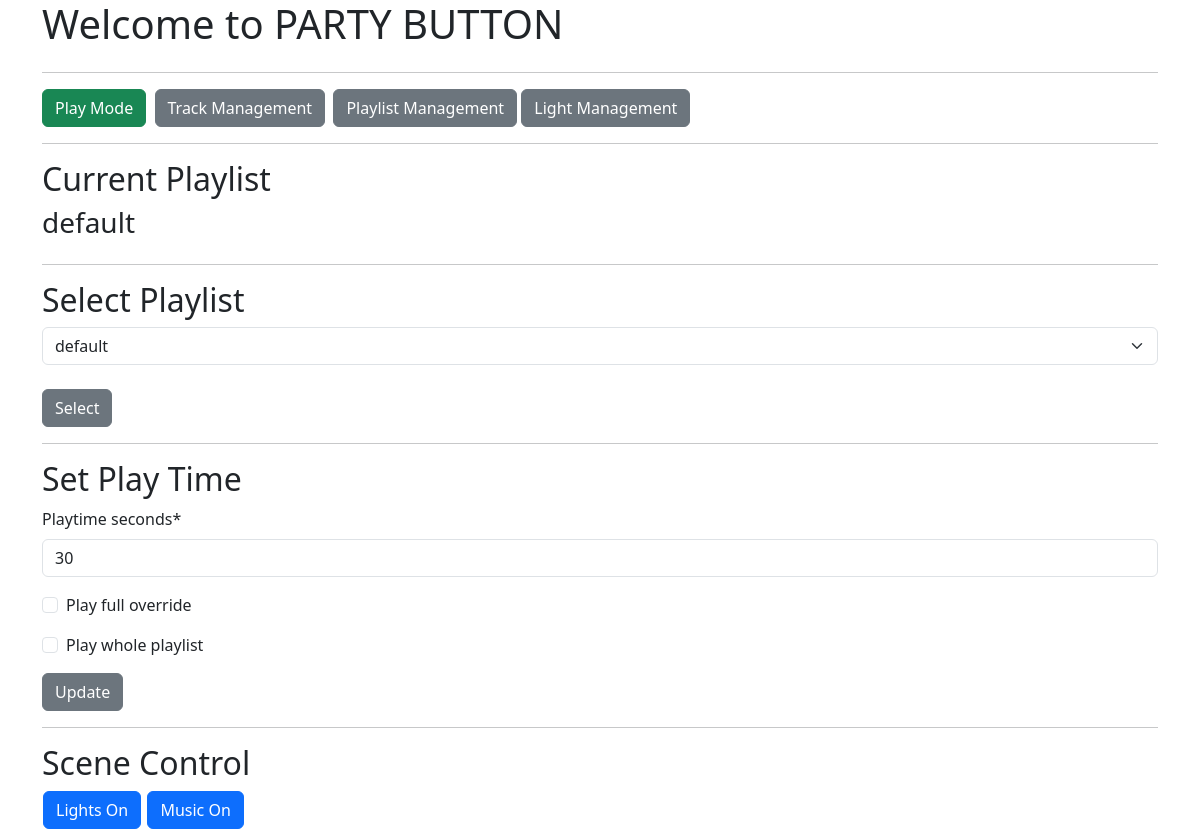
Before: /selectplaylist/ with the older database file.
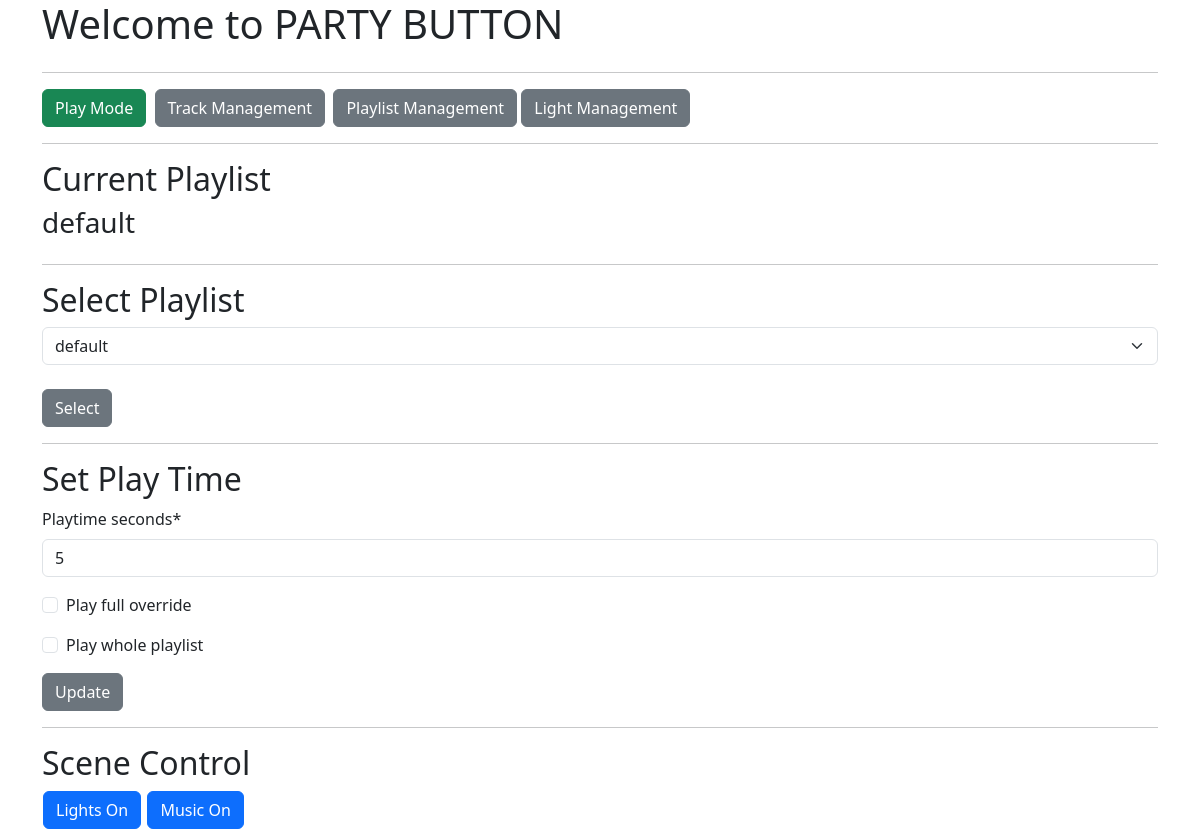
After: the same page with the newer database file.
### mp3_manager/models.py (models this page shows, shortened)
class Playtime(models.Model):
    playtime_seconds = models.IntegerField(blank=False, null=False,
                                  default=20,
                                  validators=[MinValueValidator(0),
                                              MaxValueValidator(600)])
    play_full_override = models.BooleanField(blank=False, null=False,
                                             default=False)
    play_whole_playlist = models.BooleanField(blank=False, null=False,
                                             default=False)
    playlist_selection = models.ForeignKey(Playlist, null=True,
                                           on_delete=models.PROTECT)
    lights_only = models.BooleanField(blank=False, null=False,
                                             default=False)
    music_only = models.BooleanField(blank=False, null=False,
                                             default=False)

class Playlist(models.Model):
    name = models.CharField(max_length=256)
    class Meta:
        ordering = ["name"]
    def __str__(self):
        return self.name

### mp3_manager/views.py (the view, shortened to what this page needs)
# urls.py: path("selectplaylist/", views.IndexView.as_view(), name='selectplaylist'),
class IndexView(generic.ListView, FormMixin):
    form_class = PlaytimeForm
    template_name = "mp3_manager/index.html"
    context_object_name = "tracks_list"
    def get(self, request):
        playlists = Playlist.objects.all()
        playtime = Playtime.objects.all()[0]
        return render(request, self.template_name,
                      {"playtime": playtime,
                       "playtimeform": PlaytimeForm(instance=playtime),
                       "playlists": playlists})

### mp3_manager/form.py
class PlaytimeForm(ModelForm):
    class Meta:
        model = Playtime
        fields = ["playtime_seconds", "play_full_override", "play_whole_playlist"]

### mp3_manager/templates/mp3_manager/index.html (shortened to what this page needs)
{% extends "./base.html" %}
{% load crispy_forms_tags %}
{% block content %}
  <div class="row">
    <div class="col">
      <a href="/"><button type="button" class="btn btn-success">Play Mode</button></a>&nbsp;
      <a href="/tracks"><button type="button" class="btn btn-secondary">Track Management</button></a>&nbsp;
      <a href="/playlists"><button type="button" class="btn btn-secondary">Playlist Management</button></a>
      <a href="/lights"><button type="button" class="btn btn-secondary">Light Management</button></a>
    </div>
  </div>
  <hr>
  <div class="row">
    <div class="col">
      <h2>Current Playlist</h2>
      <h3>{{ playtime.playlist_selection }}</h3>
    </div>
  </div>
  <hr>
  <div class="row">
    <div class="col">
       <h2>Select Playlist</h2>
       <form id="selectplaylist_form" id="selectplaylist_form" action={% url 'mp3_manager:selectplaylist' %} method="post" enctype="multipart/form-data">
        <select  class="form-select"  id="playlist_selection" name="playlist_selection">
        {% for playlist in playlists %}
          <option value="{{ playlist.pk }}">{{ playlist }}</option>
        {% endfor %}
        </select><br>
        <input class="btn btn-secondary" type="submit" form="selectplaylist_form" value="Select" id="selectplaylist_submit" name="selectplaylist_submit"></input>
       </form>
    </div>
  </div>
  <hr>
  <div class="row">
      <div class="col">
         <h2>Set Play Time</h2>
         <form id="playtime_form" id="name_form" action={% url 'mp3_manager:index' %} method="post" enctype="multipart/form-data">
          {{ playtimeform|crispy }}
         <input class="btn btn-secondary" type="submit" form="playtime_form" value="Update" id="playtime_update" name="playtime_update"></input>
         </form>
      </div>
  </div>
  <hr>
  <div class="row">
    <div class="col">
      <h2>Scene Control</h2>
      <table>
      <tr>
      <td>
      <form id="lightsctl_form" id="lightsctl_form" action={% url 'mp3_manager:index' %} method="post" enctype="multipart/form-data">
        {% if playtime.lights_only == True %}
          <input type="submit" class="btn btn-success" value="Lights Only" form="lightsctl_form" id="lightsctl_submit" name="lightsctl_submit">
        {% else %}
          {% if playtime.music_only == True %}
            <input type="submit" class="btn btn-danger" value="Lights Off" form="lightsctl_form" id="lightsctl_submit" name="lightsctl_submit">
          {% else %}
            <input type="submit" class="btn btn-primary" value="Lights On" form="lightsctl_form" id="lightsctl_submit" name="lightsctl_submit">
          {% endif %}
        {% endif %}
      </form>
      </td>
      <td>
        <form id="musicctl_form" id="musicctl_form" action={% url 'mp3_manager:index' %} method="post" enctype="multipart/form-data">
          {% if playtime.music_only == True %}
          &nbsp;<input type="submit" class="btn btn-success" value="Music Only" form="musicctl_form" id="musicctl_submit" name="musicctl_submit">
        {% else %}
          {% if playtime.lights_only == True %}
          &nbsp;<input type="submit" class="btn btn-danger" value="Music Off" form="musicctl_form" id="musicctl_submit" name="musicctl_submit">
          {% else %}
          &nbsp;<input type="submit" class="btn btn-primary" value="Music On" form="musicctl_form" id="musicctl_submit" name="musicctl_submit">
          {% endif %}
        {% endif %}
      </form>
      </td>
      </tr>
      </table>
    </div>
</div>
{% endblock %}

### mp3_manager/templates/mp3_manager/base.html (shortened to what this page needs)
{% load static %}
<!DOCTYPE html>
<html>
<head>
    <link rel="stylesheet" href="{% static 'css/style.css' %}">
    {% load bootstrap5 %}
    {% bootstrap_css %}
</head>
<body>
<div class="container">
  <div class="row">
    <div class="col">
      <h1>Welcome to PARTY BUTTON</h1>
    </div>
  </div>
  <hr>
  {% block content %}{% endblock %}
</div>
</body>
</html>

### mp3_manager/static/css/style.css (style rules this page uses)
h1 { color: green; }
h2 { color: maroon; }
a:link { color: white; text-decoration: none; }

Changed rows visible on the page:
changed Playtime "default": playtime_seconds "30" → "5"
